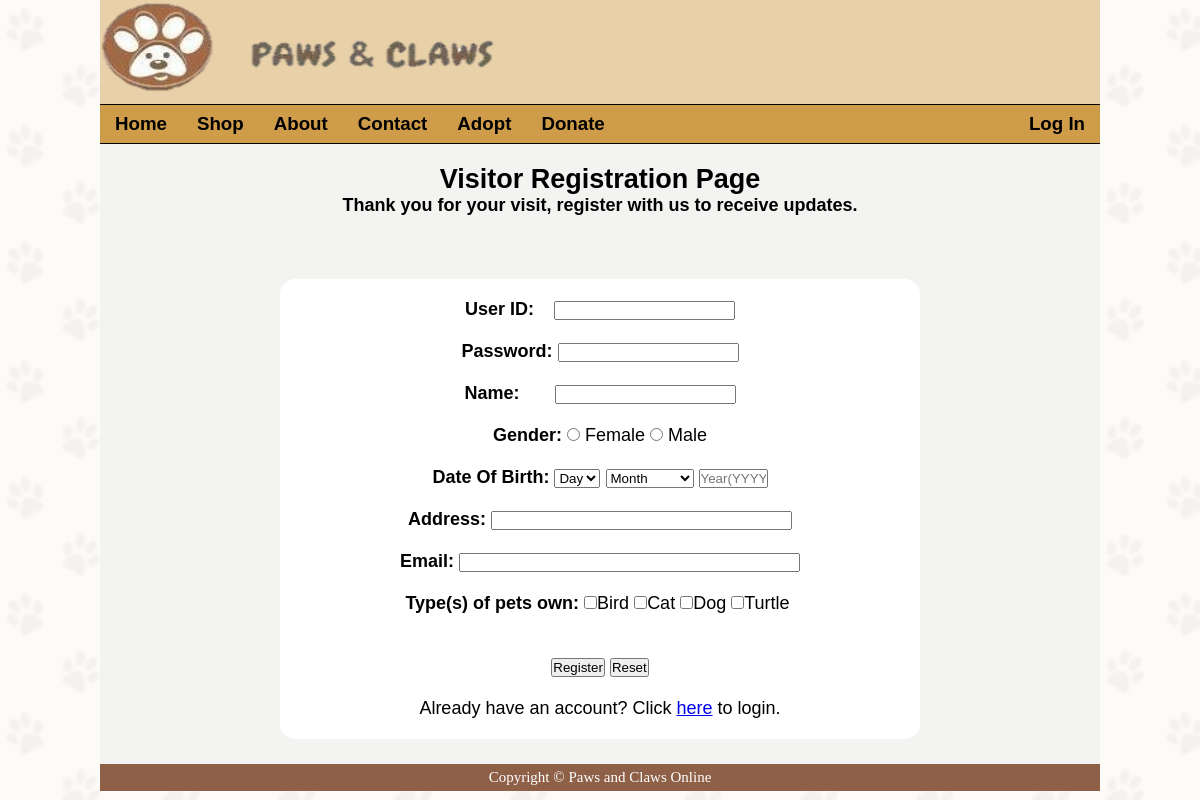
The app's page /registervisitor.php with its own data.
### tables this page shows
CREATE TABLE `pets` (
  `pets` varchar(20) NOT NULL
);

### registervisitor.php (the view, shortened to what this page needs)
<!DOCTYPE html>
<html>
	<head>
		<link rel="stylesheet" href="stylesheet.css">
	</head>
	<body>
		<div id="container">
			<div id="header">
				<a href="index.php"><img border="0" src="images/logo.png" alt="Paws And Claws" width="400" height="100"></a>
			</div>
			<ul id="nav">
				<h3>
				<li><a href="index.php">Home</a></li>
				<li>
				<?php if (isset($_SESSION['userid']) ){
							echo '<a href="intropage.php">Shop</a>';
							}
						else {echo '<a href="login.php">Shop</a>';}
				?>
				</li>
				<li><a href="about.php">About</a></li>
				<li><a href="contact.php">Contact</a></li>
				<li><a href="adopt.php">Adopt</a></li>
				<li><a href="donate.php">Donate</a></li>
				<li style="float:right"><a href="login.php">Log In</a></li>
				</h3>
			</ul>
			<div id="content" >
				<h2>Visitor Registration Page</h2>
				<h4>Thank you for your visit, register with us to receive updates.</h4><br><br>
				<br>
				<form class="regformborder" action="registervisitor.php" method="post">
				<b>User ID:&nbsp&nbsp&nbsp</b> <input type="text" name="userid" value="<?php if (!empty($userid)) echo $userid; ?>">
				<br><br>
				<b>Password: </b><input type="password" name="pwd">
				<br><br>
				<b>Name:&nbsp&nbsp&nbsp&nbsp&nbsp&nbsp</b> <input type="text" name="name" value="<?php if (!empty($name)) echo $name; ?>">
				<br><br>
				<b>Gender:</b> <input type="radio" name="gender" value="Female" <?php if(!empty($gender) && $gender=='Female')echo 'checked';?> > Female
				<input type="radio" name="gender" value="Male" <?php if(!empty($gender) && $gender=='Male')echo 'checked';?> > Male
				<br><br>
				<b>Date Of Birth:</b>
					<select name="day">
								<option class="hideoption" selected disabled>Day</option>
					</select>
					<select name="month">
						<option class="hideoption" selected disabled>Month</option>
					</select>
					<input type="text" name="year" placeholder="Year(YYYY)"  maxlength="4" size="6" pattern="[0-9]{4}" value="<?php if (!empty($DOByear)) echo $DOByear; ?>">
				<br><br>
				<b>Address:</b> <input type="text" name="address" size="35" value="<?php if(!empty($address)) echo $address; ?>">
				<br><br>
				<b>Email:</b> <input type="email" name="email" size="40" value="<?php if (!empty($email)) echo $email; ?>">
				<br><br>
				<b>Type(s) of pets own: </b>
				<?php
				$dbconnect = new mysqli("localhost", "root", null, "petshopdb");
				$stmt = $dbconnect->prepare("SELECT * FROM pets");
				$stmt->execute();
				$stmt->bind_result($pet);
				while($stmt->fetch()) {
					echo '<input type="checkbox" name="petown[]" value='.$pet.' >'.ucfirst("$pet").'&nbsp' ;
				}
				?>
				<br><br><br>
				<input type="submit" name="submit" value="Register">
				<input type="reset" name="reset">
				<br><br>
				Already have an account? Click <a href="login.php">here</a> to login.
				</form>
			</div>
		</div>
		<div id="footer">
			Copyright &copy; Paws and Claws Online
		</div>
	</body>
</html>

### stylesheet.css (style rules this page uses)
* { padding: 0px; margin: 0px; }
html,body { background-image: url("images/pawbackground.png") ; font-family: Helvetica,Arial,sans-serif; height:100%; }
body { width: 1000px; margin:auto; }
#container { background-color: #f3f4f1; min-height: 95.5%; }
#header { background-color:#e8d0a9; }
#nav { background-color:#cf9c4a; border-top-style: solid; border-top-width: 1px; border-bottom-style: solid; border-bottom-width: 1px; list-style: none; overflow: hidden; }
#nav li { float: left; }
#nav li a { text-decoration: none; color: black; text-align: center; padding: 8px 15px; display: block; }
#content { color: black ; text-align:center; padding-top: 20px ; padding-bottom:20px; font-size: 18px; background-color: #f3f4f1; }
.regformborder { background-color: white; width: 60%; margin: auto; border-radius: 15px; padding: 20px; }
option.hideoption { display: none; }
#footer { background-color:#8f6048 ; text-align:center ; color:white; padding:5px; font-family: fantasy; font-size: 15px; clear:both; }

### records on screen
pets: pets "Bird"
pets: pets "Cat"
pets: pets "Dog"
pets: pets "Turtle"
